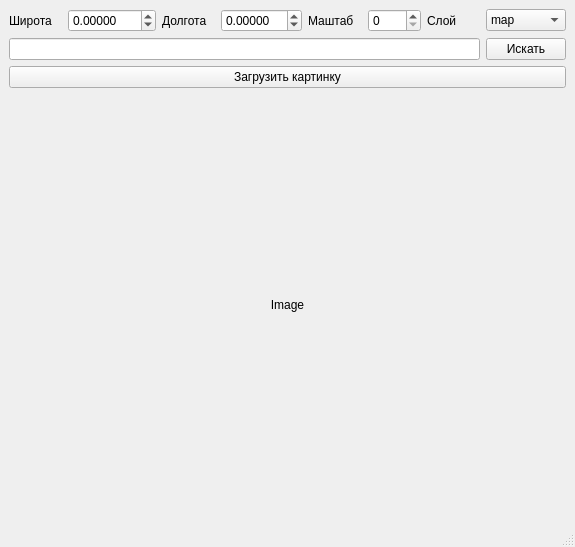
<?xml version="1.0" encoding="UTF-8"?>
<ui version="4.0">
 <class>MainWindow</class>
 <widget class="QMainWindow" name="MainWindow">
  <property name="geometry">
   <rect>
    <x>0</x>
    <y>0</y>
    <width>575</width>
    <height>547</height>
   </rect>
  </property>
  <property name="focusPolicy">
   <enum>Qt::ClickFocus</enum>
  </property>
  <property name="windowTitle">
   <string>MainWindow</string>
  </property>
  <widget class="QWidget" name="centralwidget">
   <layout class="QGridLayout" name="gridLayout">
    <item row="0" column="5">
     <widget class="QSpinBox" name="spinBox_zoom">
      <property name="focusPolicy">
       <enum>Qt::ClickFocus</enum>
      </property>
      <property name="acceptDrops">
       <bool>false</bool>
      </property>
      <property name="inputMethodHints">
       <set>Qt::ImhDigitsOnly</set>
      </property>
      <property name="maximum">
       <number>17</number>
      </property>
      <property name="singleStep">
       <number>1</number>
      </property>
     </widget>
    </item>
    <item row="0" column="4">
     <widget class="QLabel" name="label_3">
      <property name="text">
       <string>Маштаб</string>
      </property>
     </widget>
    </item>
    <item row="0" column="2">
     <widget class="QLabel" name="label">
      <property name="text">
       <string>Долгота</string>
      </property>
     </widget>
    </item>
    <item row="0" column="7">
     <widget class="QComboBox" name="comboBox_layer">
      <property name="enabled">
       <bool>true</bool>
      </property>
      <property name="focusPolicy">
       <enum>Qt::NoFocus</enum>
      </property>
      <property name="autoFillBackground">
       <bool>false</bool>
      </property>
      <property name="editable">
       <bool>false</bool>
      </property>
      <property name="duplicatesEnabled">
       <bool>false</bool>
      </property>
      <property name="frame">
       <bool>true</bool>
      </property>
      <item>
       <property name="text">
        <string>map</string>
       </property>
      </item>
      <item>
       <property name="text">
        <string>sat</string>
       </property>
      </item>
      <item>
       <property name="text">
        <string>sat,skl</string>
       </property>
      </item>
     </widget>
    </item>
    <item row="0" column="0">
     <widget class="QLabel" name="label_2">
      <property name="text">
       <string>Широта</string>
      </property>
     </widget>
    </item>
    <item row="5" column="0" colspan="8">
     <widget class="QLabel" name="label_image">
      <property name="text">
       <string>Image</string>
      </property>
      <property name="alignment">
       <set>Qt::AlignCenter</set>
      </property>
     </widget>
    </item>
    <item row="0" column="3">
     <widget class="QDoubleSpinBox" name="doubleSpinBox_longitude">
      <property name="mouseTracking">
       <bool>false</bool>
      </property>
      <property name="tabletTracking">
       <bool>false</bool>
      </property>
      <property name="focusPolicy">
       <enum>Qt::ClickFocus</enum>
      </property>
      <property name="acceptDrops">
       <bool>false</bool>
      </property>
      <property name="wrapping">
       <bool>false</bool>
      </property>
      <property name="frame">
       <bool>true</bool>
      </property>
      <property name="readOnly">
       <bool>false</bool>
      </property>
      <property name="buttonSymbols">
       <enum>QAbstractSpinBox::UpDownArrows</enum>
      </property>
      <property name="keyboardTracking">
       <bool>true</bool>
      </property>
      <property name="decimals">
       <number>5</number>
      </property>
      <property name="minimum">
       <double>-90.000000000000000</double>
      </property>
      <property name="maximum">
       <double>90.000000000000000</double>
      </property>
      <property name="singleStep">
       <double>0.000000000000000</double>
      </property>
      <property name="value">
       <double>0.000000000000000</double>
      </property>
     </widget>
    </item>
    <item row="0" column="1">
     <widget class="QDoubleSpinBox" name="doubleSpinBox_latitude">
      <property name="enabled">
       <bool>true</bool>
      </property>
      <property name="focusPolicy">
       <enum>Qt::ClickFocus</enum>
      </property>
      <property name="acceptDrops">
       <bool>false</bool>
      </property>
      <property name="autoFillBackground">
       <bool>false</bool>
      </property>
      <property name="buttonSymbols">
       <enum>QAbstractSpinBox::UpDownArrows</enum>
      </property>
      <property name="keyboardTracking">
       <bool>true</bool>
      </property>
      <property name="showGroupSeparator" stdset="0">
       <bool>false</bool>
      </property>
      <property name="decimals">
       <number>5</number>
      </property>
      <property name="minimum">
       <double>-180.000000000000000</double>
      </property>
      <property name="maximum">
       <double>180.000000000000000</double>
      </property>
      <property name="singleStep">
       <double>0.000000000000000</double>
      </property>
      <property name="stepType">
       <enum>QAbstractSpinBox::DefaultStepType</enum>
      </property>
     </widget>
    </item>
    <item row="0" column="6">
     <widget class="QLabel" name="label_4">
      <property name="text">
       <string>Слой</string>
      </property>
     </widget>
    </item>
    <item row="4" column="0" colspan="8">
     <widget class="QPushButton" name="pushButton_load_image">
      <property name="focusPolicy">
       <enum>Qt::ClickFocus</enum>
      </property>
      <property name="text">
       <string>Загрузить картинку</string>
      </property>
     </widget>
    </item>
    <item row="2" column="0" colspan="7">
     <widget class="QLineEdit" name="lineEdit_search"/>
    </item>
    <item row="2" column="7">
     <widget class="QPushButton" name="pushButton_search">
      <property name="focusPolicy">
       <enum>Qt::ClickFocus</enum>
      </property>
      <property name="text">
       <string>Искать</string>
      </property>
     </widget>
    </item>
   </layout>
  </widget>
  <widget class="QMenuBar" name="menubar">
   <property name="geometry">
    <rect>
     <x>0</x>
     <y>0</y>
     <width>575</width>
     <height>21</height>
    </rect>
   </property>
  </widget>
  <widget class="QStatusBar" name="statusbar"/>
 </widget>
 <resources/>
 <connections/>
</ui>
